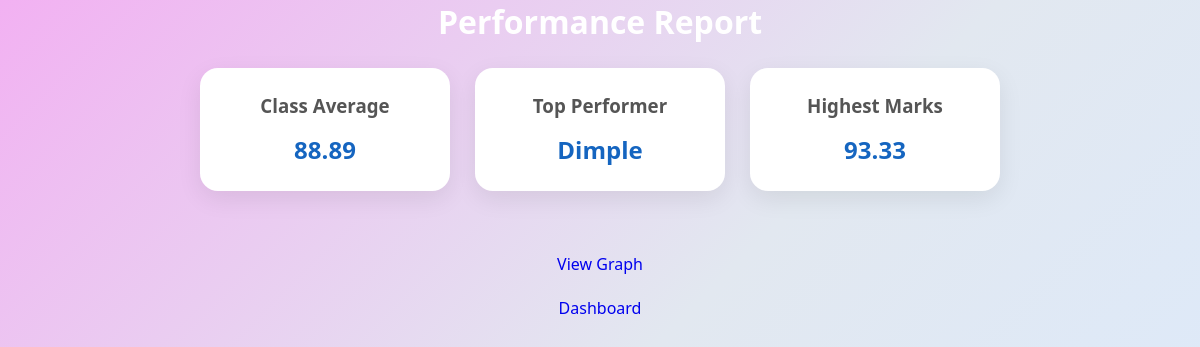
The page /analysis on the database as committed earlier.
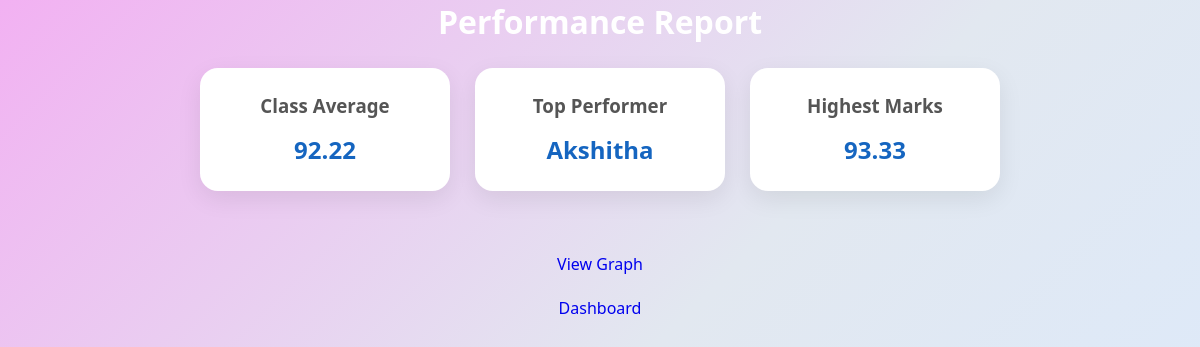
The same page on the database as committed later.
### database.py (models this page shows)
class Student(db.Model):
    __tablename__ = "students"
    id = db.Column(db.Integer, primary_key=True)
    name = db.Column(db.String(100), nullable=False)
    m1 = db.Column(db.Integer, nullable=False)
    m2 = db.Column(db.Integer, nullable=False)
    m3 = db.Column(db.Integer, nullable=False)
    average = db.Column(db.Float)
    grade = db.Column(db.String(5))

### app.py (the view, shortened to what this page needs)
@app.route("/analysis")
def analysis():
    students = Student.query.all()
    total = sum(s.average for s in students)
    class_avg = round(total / len(students), 2)
    top = max(students, key=lambda x: x.average)
    return render_template(
        "analysis.html",
        class_avg=class_avg,
        topper=top.name,
        highest=top.average
    )

### templates/analysis.html (shortened to what this page needs)
<!DOCTYPE html>
<html>
<head>
<link rel="stylesheet"
href="{{ url_for('static', filename='css/style.css') }}">
</head>
<body>
<div class="analysis-container">
<h1>Performance Report</h1>
<div class="cards">
<div class="card">
<h3>Class Average</h3>
<h2>{{class_avg}}</h2>
</div>
<div class="card">
<h3>Top Performer</h3>
<h2>{{topper}}</h2>
</div>
<div class="card">
<h3>Highest Marks</h3>
<h2>{{highest}}</h2>
</div>
</div>
<br>
<a href="/bargraph">
View Graph
</a>
<br><br>
<a href="/dashboard">
Dashboard
</a>
</div>
</body>
</html>

Rows that differ between the two databases and show on the page:
no longer on this page (row edited): Student: name "Dimple", average "93.33"
now on this page (row edited): Student: name "Akshitha", average "93.33"
Other text that changed with them:
{{ class_avg }}: "88.89" → "92.22"
